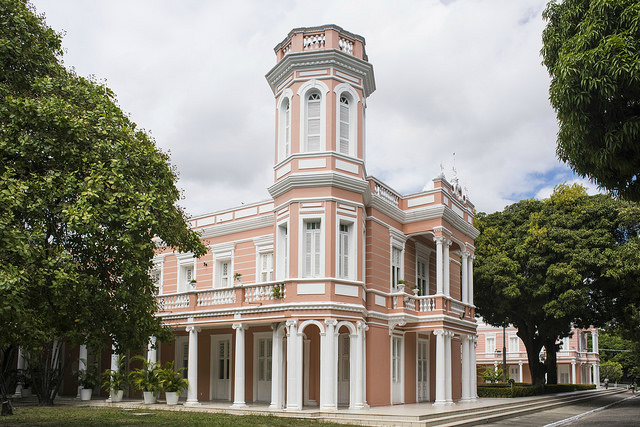
%> input picture processador de imagens/processador de imagens/imagem_atual.png, 640 x 427 px
$ octave --eval "result = canais('imagem_atual.png');"   (GNU Octave 9; MATLAB toolbox functions it lacks are replaced by stand-ins)
%> lines starting %> are read from the running program, lines starting %| are printed output that depends on the picture; in (x1, y1, x2, y2) boxes, pixels count from 0 and x2, y2 are one past the last pixel; in counts of white or black regions, pixels touching at a corner belong together; the program's own positions count from 1
%> in canais, img is the input picture: size 427x640x3 uint8; mean R, G, B 139.4, 136.7, 124.9
### processador de imagens/processador de imagens/rgb2hsi.m
function imghsi = rgb2hsi(img)

  if isa(img, 'uint8')
    img = double(img)/255;
  endif

  R = img(:,:,1);
  G = img(:,:,2);
  B = img(:,:,3);

  u1 = 0.5.*((R-G) + (R-B));
  u2 = sqrt((R-G).^2 + (R-B).*(G-B));

  u2 = u2 + eps; %eps eh um valor muito pequeno

  cos = u1./u2;
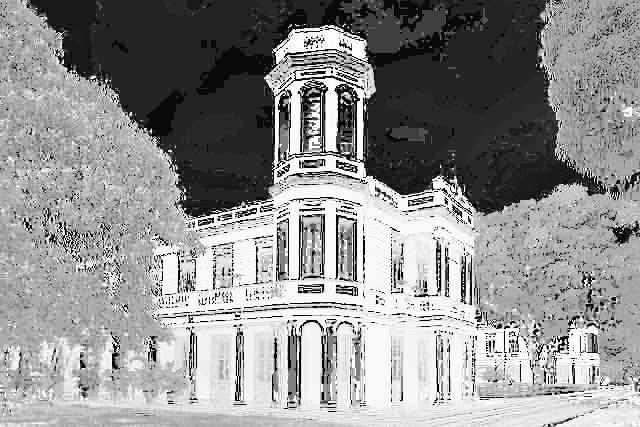
%> cos: size 427x640 double; min -1, max 1, mean 0.134; drawn with min black and max white
  cos = max(min(cos, 1), -1);
  ang = acos(cos);
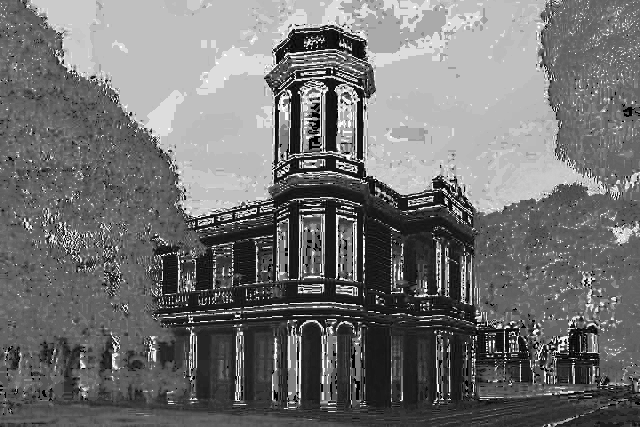
%> ang: size 427x640 double; min 5.37e-08, max 3.14, mean 1.41; drawn with min black and max white

  H = ang;
  h = (B > G);
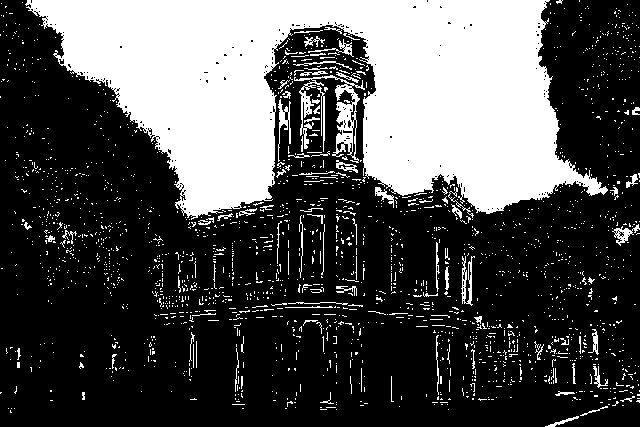
%> h: size 427x640 logical; 31.1% white; 2021 white regions (1922 under 20 px), largest, box (x1, y1, x2, y2) and area: (25, 0, 608, 220) 72486, (294, 75, 365, 163) 1514, (461, 256, 475, 306) 288
  H(h) = 2*pi - ang(h);
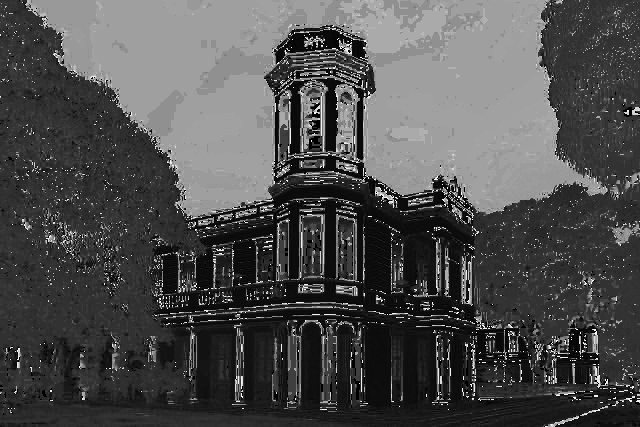
%> H: size 427x640 double; min 5.37e-08, max 6.27, mean 1.93; drawn with min black and max white

  H = mod(H, 2*pi)/(2*pi);

  soma = R+G+B;
  I = soma/3;

  rgb_min = min(cat(3, R, G, B), [], 3);
  S = zeros(size(I));
  s = (soma > 0);
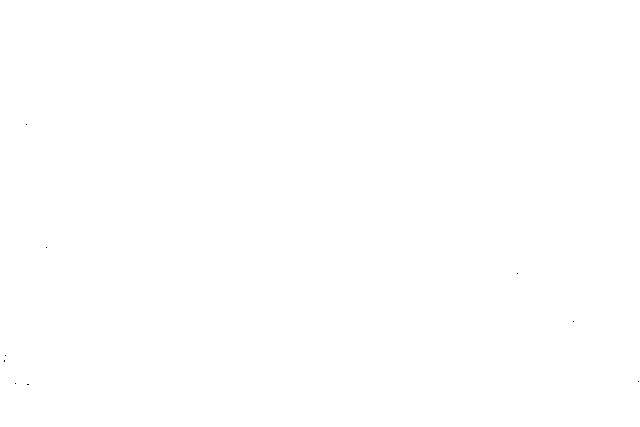
%> s: size 427x640 logical; 100% white; black in thin lines or dots, all inside (x1, y1, x2, y2) = (4, 124, 639, 385)
  S(s) = 1 - ((3.*rgb_min(s))./soma(s));
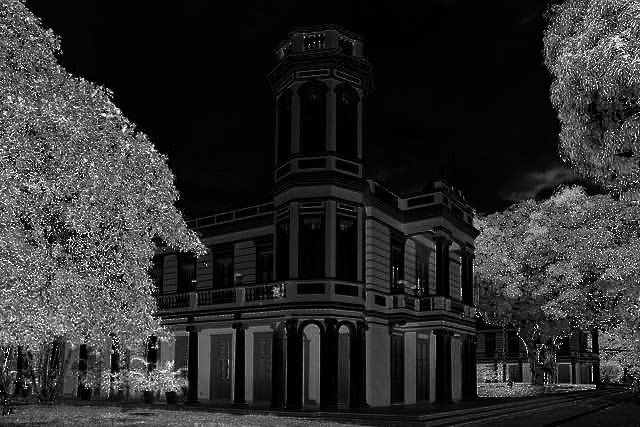
%> S: size 427x640 double; min 0, max 1, mean 0.176
  S = min(max(S, 0), 1);

  H = min(max(H, 0), 1);
  I = min(max(I, 0), 1);

  imghsi = cat(3, H, S, I);
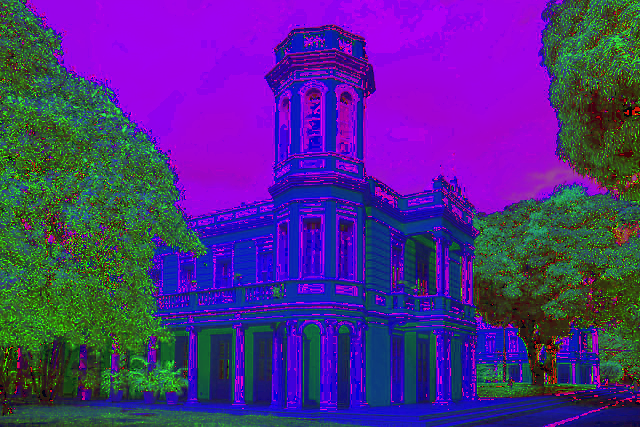
%> imghsi: size 427x640x3 double; mean R, G, B 0.307, 0.176, 0.524
endfunction

### processador de imagens/processador de imagens/canais.m
function [tipo, c, r, g, b, i] = canais(entrada)

  img = imread(entrada);

  tipo = '';
  c = [];
  r = [];
  g = [];
  b = [];
  i = [];

  if ndims(img) == 2
    tipo = 'gray';
    c = img(:);
    return;
  endif

  if ndims(img) >= 3 && size(img,3) >= 3
    tipo = 'rgb';
    r = img(:,:,1)(:);
    g = img(:,:,2)(:);
    b = img(:,:,3)(:);

    img = double(img) / 255;
    imgh = rgb2hsi(img);
    I = imgh(:,:,3);
    I = round(I * 255);
%> `result = canais('imagem_atual.png');`: result = 'rgb'
    i = double(I(:));
    return;
  endif

  error('Formato de imagem não suportado.');
endfunction
